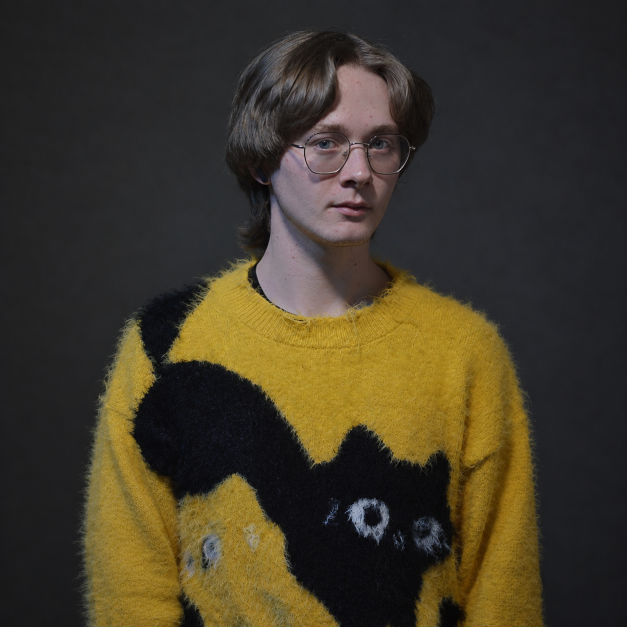
#> input picture src/assets/resume_photo_original.png, 1254 x 1254 px (shown at 1/2 size)
$ python optimize-images.py
#> lines starting #> are read from the running program, lines starting #| are printed output that depends on the picture
"""
Image optimization script for Art-Rock-Climber.github.io.
Resizes and converts resume_photo to WebP and optimized PNG (for hero and avatar).
Compresses favicons and og-image.
"""
from PIL import Image
import os
import shutil

ROOT_DIR = os.path.dirname(os.path.dirname(os.path.abspath(__file__)))
PHOTO_DIR = os.path.join(ROOT_DIR, "public", "favicon", "my_photo")
FAVICON_DIR = os.path.join(ROOT_DIR, "public", "favicon")
ASSETS_DIR = os.path.join(ROOT_DIR, "public", "assets")
SOURCE_ASSETS_DIR = os.path.join(ROOT_DIR, "src", "assets")

def optimize_photo():
    os.makedirs(SOURCE_ASSETS_DIR, exist_ok=True)
    orig_source = os.path.join(SOURCE_ASSETS_DIR, "resume_photo_original.png")
    legacy_backup = os.path.join(PHOTO_DIR, "resume_photo_original.png")
    current_photo = os.path.join(PHOTO_DIR, "resume_photo.png")

    if os.path.exists(legacy_backup):
        shutil.move(legacy_backup, orig_source)
        print(f"Moved original photo from public to {orig_source}")
    elif not os.path.exists(orig_source) and os.path.exists(current_photo):
        shutil.copy2(current_photo, orig_source)
        print(f"Preserved original source to {orig_source}")

    if not os.path.exists(orig_source):
        raise FileNotFoundError(f"Source photo not found at {orig_source}")

    img = Image.open(orig_source)
#> img is the input picture: PIL image 1254x1254 RGB; mean R, G, B 65.1, 57.4, 40.5
    print(f"Loaded source photo: {img.size} ({os.path.getsize(orig_source):,} bytes)")
#| Loaded source photo: (1254, 1254) (2,131,392 bytes)

    # 1. Hero 560x560 (Retina 2x for 280px display)
    hero_size = (560, 560)
    img_hero = img.resize(hero_size, Image.Resampling.LANCZOS)
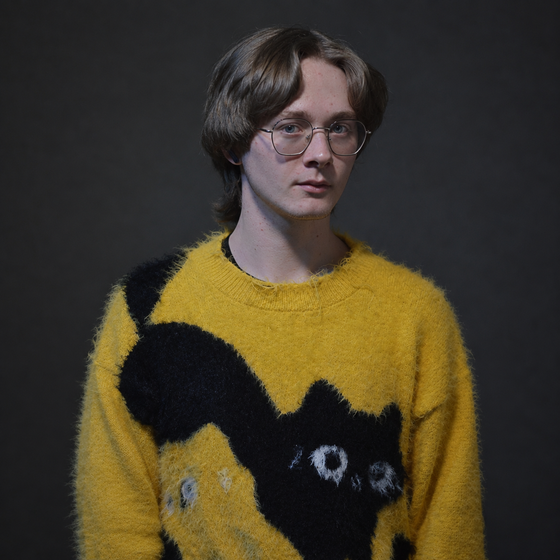
#> img_hero: PIL image 560x560 RGB; mean R, G, B 65.1, 57.4, 40.5

    hero_webp_path = os.path.join(PHOTO_DIR, "resume_photo.webp")
    img_hero.save(hero_webp_path, "WEBP", quality=85, method=6)
    print(f"Generated hero WebP: {hero_webp_path} ({os.path.getsize(hero_webp_path):,} bytes)")

    hero_png_path = os.path.join(PHOTO_DIR, "resume_photo.png")
    img_hero.save(hero_png_path, "PNG", optimize=True)
    print(f"Generated hero PNG fallback: {hero_png_path} ({os.path.getsize(hero_png_path):,} bytes)")

    # 2. Avatar 80x80 (Retina 2x for 40px display)
    avatar_size = (80, 80)
    img_avatar = img.resize(avatar_size, Image.Resampling.LANCZOS)
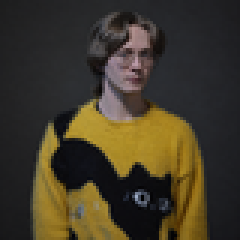
#> img_avatar: PIL image 80x80 RGB (shown 3 times larger); mean R, G, B 65.1, 57.4, 40.5

    avatar_webp_path = os.path.join(PHOTO_DIR, "avatar.webp")
    img_avatar.save(avatar_webp_path, "WEBP", quality=85, method=6)
    print(f"Generated avatar WebP: {avatar_webp_path} ({os.path.getsize(avatar_webp_path):,} bytes)")

    avatar_png_path = os.path.join(PHOTO_DIR, "avatar.png")
    img_avatar.save(avatar_png_path, "PNG", optimize=True)
    print(f"Generated avatar PNG fallback: {avatar_png_path} ({os.path.getsize(avatar_png_path):,} bytes)")

def optimize_icons():
    targets = [
        "icon-512x512.png",
        "icon-192x192.png",
        "apple-touch-icon.png",
        "favicon-48x48.png",
        "favicon-32x32.png"
    ]
    for filename in targets:
        filepath = os.path.join(FAVICON_DIR, filename)
        if not os.path.exists(filepath):
            continue
        orig_size = os.path.getsize(filepath)
        img = Image.open(filepath)

        img_p = img.convert("P", palette=Image.Palette.ADAPTIVE, colors=256)
        temp_path = filepath + ".tmp"
        img_p.save(temp_path, "PNG", optimize=True)
        new_size = os.path.getsize(temp_path)

        if new_size < orig_size:
            os.replace(temp_path, filepath)
            print(f"Optimized {filename}: {orig_size:,} -> {new_size:,} bytes (-{round((orig_size - new_size) / orig_size * 100, 1)}%)")
        else:
            os.remove(temp_path)

def optimize_og_image():
    og_path = os.path.join(ASSETS_DIR, "og-image.png")
    if os.path.exists(og_path):
        orig_size = os.path.getsize(og_path)
        img = Image.open(og_path)
        temp_path = og_path + ".tmp"
        img.save(temp_path, "PNG", optimize=True)
        new_size = os.path.getsize(temp_path)
        if new_size < orig_size:
            os.replace(temp_path, og_path)
            print(f"Optimized og-image.png: {orig_size:,} -> {new_size:,} bytes (-{round((orig_size - new_size) / orig_size * 100, 1)}%)")
        else:
            os.remove(temp_path)

if __name__ == "__main__":
    print("--- Optimizing Photos ---")
    optimize_photo()
    print("\n--- Optimizing Icons ---")
    optimize_icons()
    print("\n--- Optimizing Open Graph Image ---")
    optimize_og_image()
    print("\nDone!")
